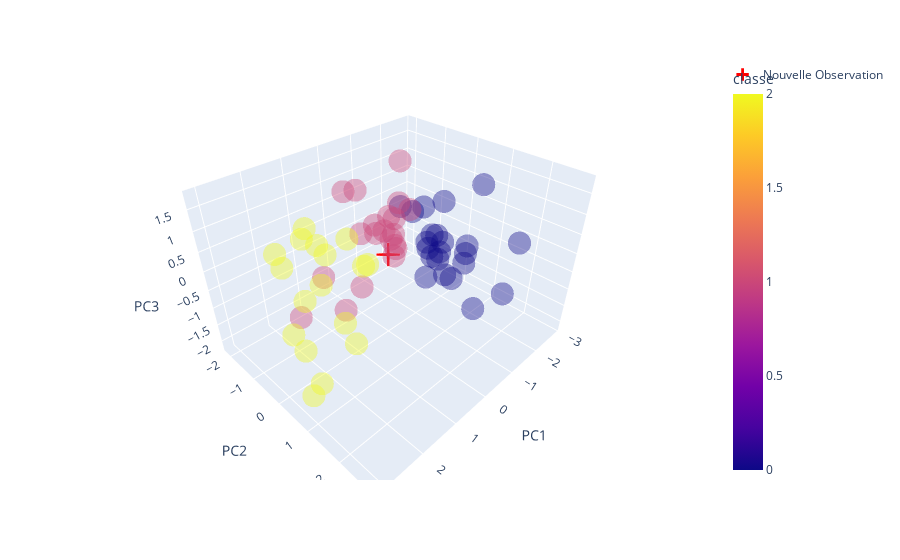

This figure's notebook cell:
### Markdown cell above
Le modèle avec une covariance de type 'full' obtient la meilleure précision (77.97%), ce qui montre que les données se regroupent selon des distributions normales multidimensionnelles dont chaque classe possède son propre étalement et sa propre orientation. On valide l'hypothèse. 

La différence de précision entre le GMM (78%) et la méthode la distance de Mahalanobis (93%) ne remet pas en cause l'hypothèse gaussienne parce qu'elle montre juste la difficulté du clustering non-supervisé à séparer parfaitement des classes qui présentent de légers chevauchements (voir tableaux suite à l'ACP qui montrent des frontières floues entre les différentes classes). 

Le mode 'full' offre une meilleure précision par rapport aux modes 'spherical', 'diagonal' ou 'tied' confirme que les classes ont des structures de covariance distinctes et non-circulaires (c'est cohérent avec ce qu'on a vu lors de la représentation des données dans les pairplot où il ne ressortait pas de forme distinctes, c'est à dire ni éllipses droites, ni cercles, ni que toutes les classes n'aient la même forme). 

# 4

### Code cell
new_data = np.array([[52.1, 23.0, 6.1, 16.5]])
new_data_scaled = StandardScaler().fit(new_data)
new_data_scaled = new_data_scaled.transform(new_data)
data_scaled = StandardScaler().fit_transform(data_values)
pca_2 = PCA(n_components=2)
pca_2 = pca_2.fit(data_scaled)
pca_3 = PCA(n_components=3)
pca_3 = pca_3.fit(data_scaled)
new_data_pca2 = pca_2.transform(new_data_scaled)
new_data_pca3 = pca_3.transform(new_data_scaled)

prediction_knn_2_maha = knn_2_maha.predict(new_data_pca2)[0]
print("Avec KNN 2-D Mahalanobis : la classe de la nouvelle observation est : ", prediction_knn_2_maha)

prediction_knn_3_maha = knn_3_maha.predict(new_data_pca3)[0]
print("Avec KNN 3-D Mahalanobis : la classe de la nouvelle observation est : ", prediction_knn_3_maha)

prediction_knn_2_cheby = knn_2_cheby.predict(new_data_pca2)[0]
print("Avec KNN 2-D Chebyshev : la classe de la nouvelle observation est : ", prediction_knn_2_cheby)

prediction_knn_3_cheby = knn_3_cheby.predict(new_data_pca3)[0]
print("Avec KNN 3-D Chebyshev : la classe de la nouvelle observation est : ", prediction_knn_3_cheby)

prediction_gmm = gmmF.predict(new_data_scaled)[0]
print("Avec GMM : la classe de la nouvelle observation est : ", prediction_gmm)

df_pca_2['classe'] = data['classe']
df_pca_3['classe'] = data['classe']

sns.scatterplot(x='PC1', y='PC2', data=df_pca_2, hue='classe', palette='viridis', alpha=0.5)
plt.scatter(new_data_pca2[0, 0], new_data_pca2[0, 1], c='red', s=250, marker='*', edgecolors='black', label='Nouveau Point')
plt.title("Position de la nouvelle observation (PCA 2D)")
plt.legend()
plt.grid(True)
plt.show()


fig = px.scatter_3d(df_pca_3, x='PC1', y='PC2', z='PC3', color='classe', opacity=0.4)
fig.add_trace(go.Scatter3d(
    x=[new_data_pca3[0, 0]], 
    y=[new_data_pca3[0, 1]], 
    z=[new_data_pca3[0, 2]],
    mode='markers',
    marker=dict(size=12, color='red', symbol='cross', line=dict(color='white', width=2)),
    name='Nouvelle Observation'
))
fig.show()

### Figure 1 — Plotly figure (JSON) as saved in the notebook; plotly's stock layout.template omitted (floating-point values rounded to 4 significant figures)
{"data": [{"hovertemplate": "PC1=%{x}<br>PC2=%{y}<br>PC3=%{z}<br>classe=%{marker.color}<extra></extra>", "legendgroup": "", "marker": {"color": [0, 0, 0, 0, 0, 0, 0, 0, 0, 0, 0, 0, 0, 0, 0, 0, 0, 0, 0, 0, 0, 0, 1, 1, 1, 1, 1, 1, 1, 1, 1, 1, 1, 1, 1, 1, 1, 1, 1, 1, 1, 1, 2, 2, 2, 2, 2, 2, 2, 2, 2, 2, 2, 2, 2, 2, 2, 2, 2], "coloraxis": "coloraxis", "opacity": 0.4, "symbol": "circle"}, "mode": "markers", "name": "", "scene": "scene", "showlegend": false, "type": "scatter3d", "x": [-0.6989, -1.472, -2.661, -2.833, -1.278, -0.827, -2.233, -0.6398, -0.3112, -0.0286, -0.9249, -0.9355, -1.306, -2.056, -2.838, -1.156, -0.8321, -0.05184, -1.115, -1.415, -2.5, -2.046, 0.1351, -0.9397, -0.6482, 0.8516, 0.2555, 0.0004256, -0.4352, 2.176, 1.642, 0.5367, -1.789, -0.3885, 0.1517, -1.056, 0.108, -0.3808, 0.3333, -0.3617, -0.525, -0.6463, 1.453, 1.332, 1.743, 2.233, 2.221, 3.075, 2.584, 1.021, 0.7839, 1.18, 2.874, 2.143, 1.832, 1.256, 2.782, 1.83, 0.7985], "y": [2.802, 0.3555, 0.5344, 0.07319, 1.549, -0.04944, -0.7826, 1.668, 2.832, 1.253, 0.6818, 0.3651, 0.4142, 0.2505, 0.0447, 0.5751, -0.4412, 1.598, 0.02787, -0.09452, -0.6876, -0.4694, 0.378, -0.5654, -0.4389, -1.359, 0.4392, 0.099, -0.106, -0.4442, 0.441, 0.1571, -1.036, -0.2226, -0.7339, -0.8676, -0.2774, -1.494, -0.5646, -0.5081, -2.136, -0.641, -1.186, -1.211, -0.2039, 1.152, -0.1383, 1.094, -0.1568, -0.1639, 0.1815, 0.5104, 1.123, 1.331, -1.751, -0.9279, 0.5556, -1.537, -1.292], "z": [1.238, -0.1697, 0.9926, -1.26, -1.414, 0.754, -2.18, 0.6922, 0.2698, 0.5258, -0.2472, -0.09345, -0.3463, -1.602, -1.594, 1.117, 0.7298, 0.228, 0.789, -0.3461, -0.8693, -0.5626, 0.3914, 1.78, -0.2455, -0.9002, 0.2862, 0.4522, 1.1, -0.809, -0.3977, 1.045, 0.05569, 0.2662, 0.2923, 0.1512, 0.4794, 0.9341, -1.038, 0.2481, 0.6191, 0.4626, 0.5173, 0.7216, -0.04358, 0.05499, -0.1642, -1.298, -0.8588, 0.7819, 0.1973, 0.5104, -1.095, -0.4046, 0.03882, 0.3857, -0.6896, -0.2327, -0.2458]}, {"marker": {"color": "red", "line": {"color": "white", "width": 2}, "size": 12, "symbol": "cross"}, "mode": "markers", "name": "Nouvelle Observation", "type": "scatter3d", "x": [4.658e-19], "y": [-1.719e-17], "z": [3.106e-17]}], "layout": {"coloraxis": {"colorbar": {"title": {"text": "classe"}}, "colorscale": [[0, "#0d0887"], [0.1111, "#46039f"], [0.2222, "#7201a8"], [0.3333, "#9c179e"], [0.4444, "#bd3786"], [0.5556, "#d8576b"], [0.6667, "#ed7953"], [0.7778, "#fb9f3a"], [0.8889, "#fdca26"], [1, "#f0f921"]]}, "legend": {"tracegroupgap": 0}, "margin": {"t": 60}, "scene": {"domain": {"x": [0, 1], "y": [0, 1]}, "xaxis": {"title": {"text": "PC1"}}, "yaxis": {"title": {"text": "PC2"}}, "zaxis": {"title": {"text": "PC3"}}}}}
